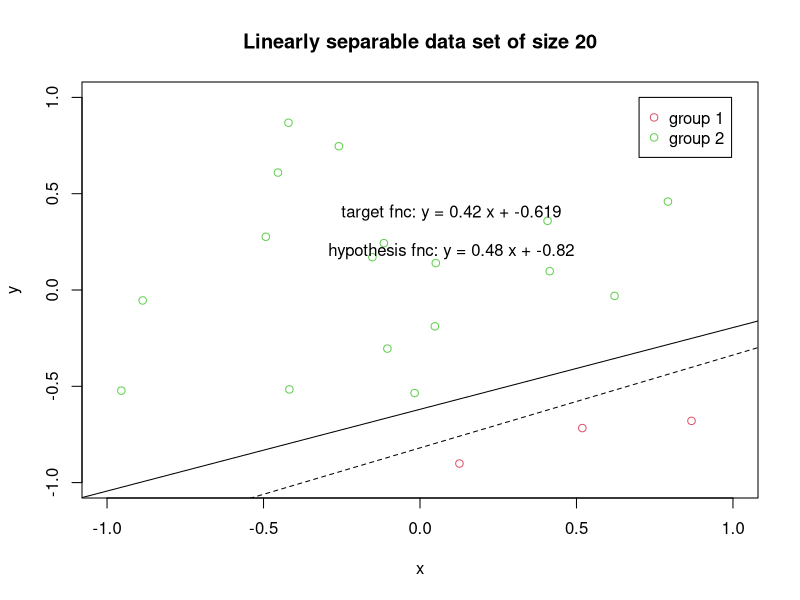
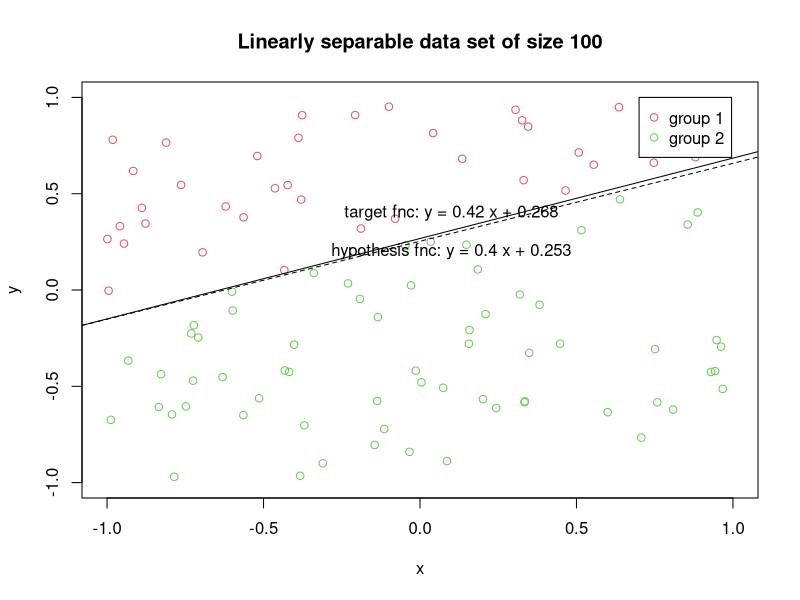
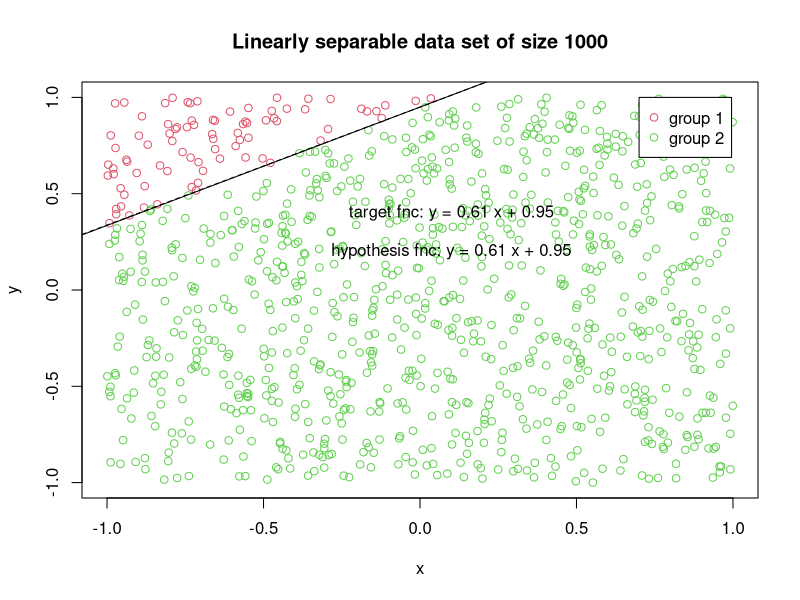
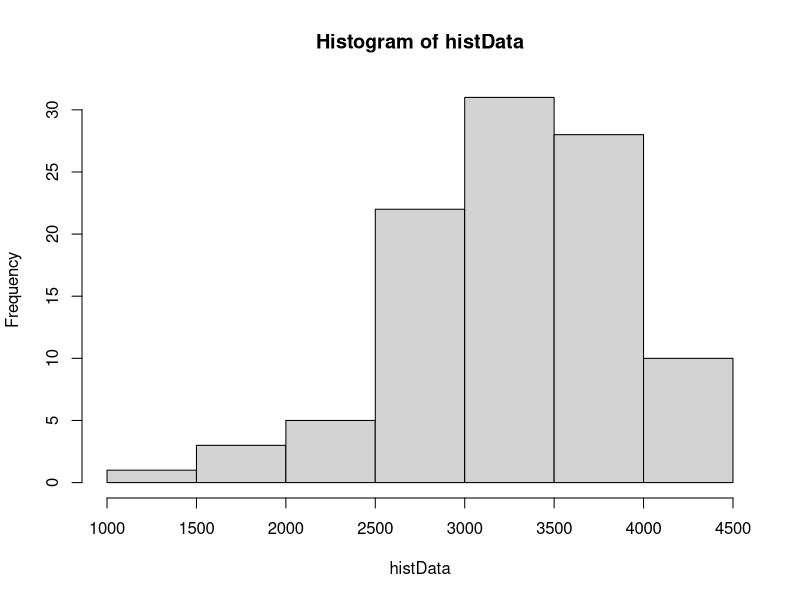
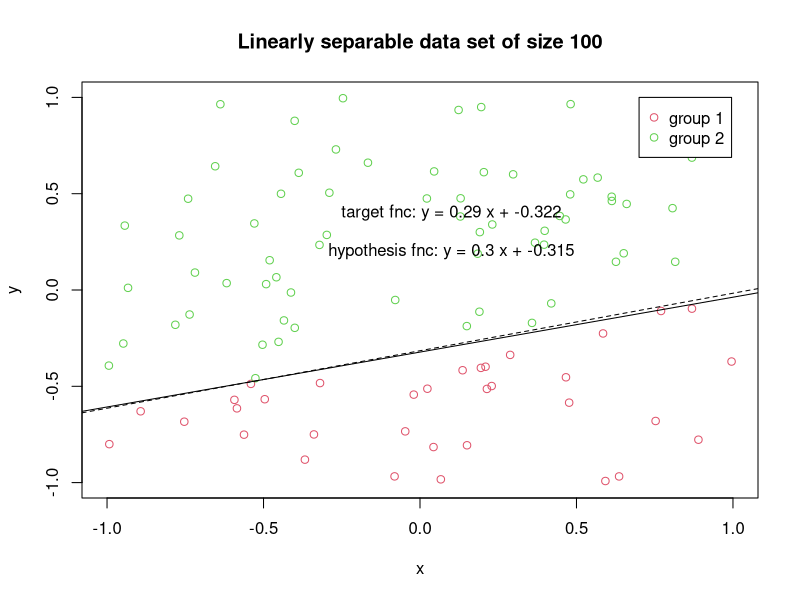
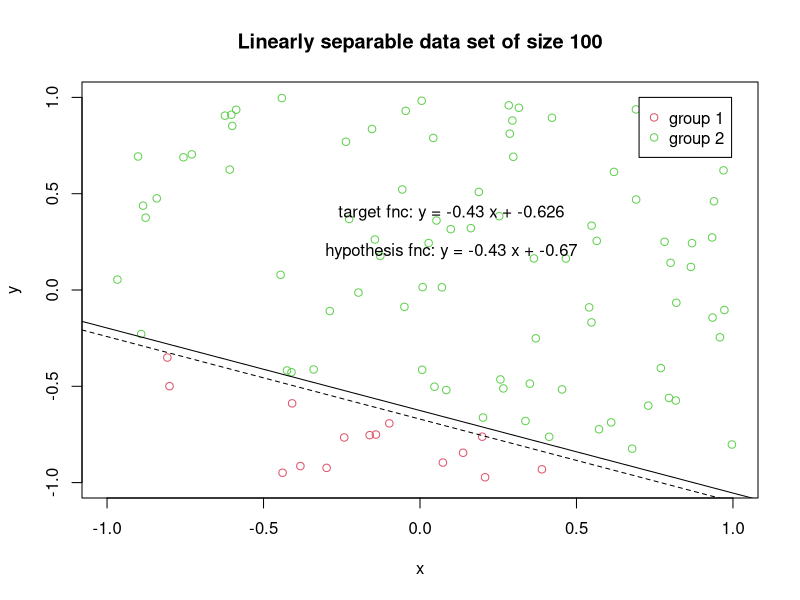
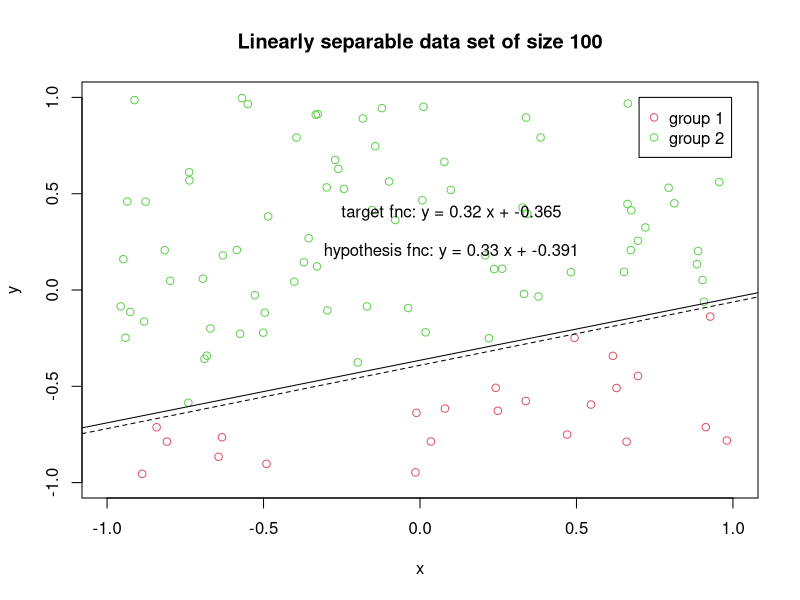
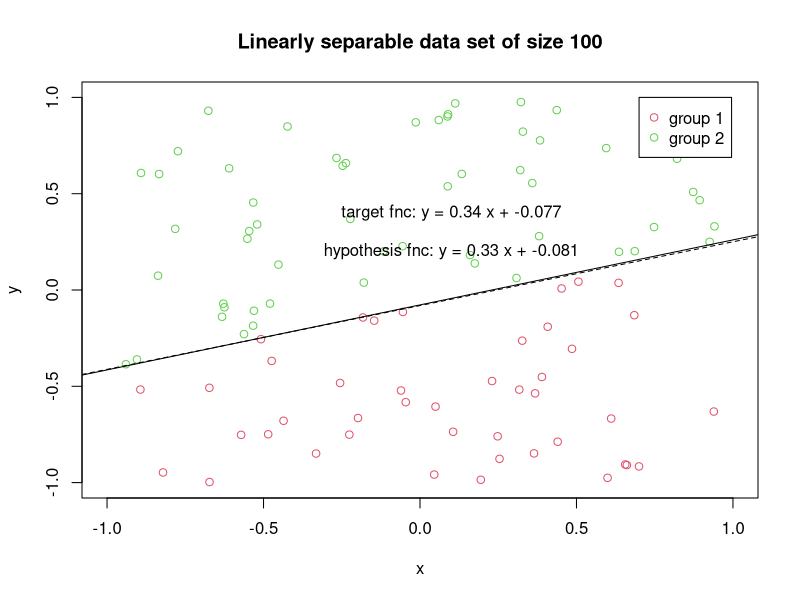

The R source for these figures, in order:
## Wed Apr 2, 2014
############# Problem 1.4 #############
#######################################

# Generating the data
size = 20

setClass(Class="questionSet",
         representation(
             X="matrix",
             m="numeric",
             b="numeric",
             f="numeric",
             classes="numeric"
          )
)

overunder <- function (vector, fLine) {
    #### THIS IS NOT CORRECT
    fhat <- vector %*% fLine + 1
    return (sign(fhat))
}

makeData <- function(size, dim) {
    # random [size] points
    X <- matrix(runif(dim*size, -1, 1), size, dim)

    ## random line
    fLine <- runif(dim, -1, 1)
    ## for 2-D plot, make sure we can see the line in the plot.
    ## i.e. make -1 =< m, b <= 1
    m <- fLine[1]
    b <- fLine[2]
    fLine[1:2] <- c(fLine[1]/fLine[2], -1/fLine[2])

    classes <- apply(X, 1, overunder, fLine=fLine)
    return(new("questionSet",
               X=X,
               m=m,
               b=b,
               f=fLine,
               classes=classes
               ))  
}

# Drawing the data and Perceptron Learning Algorithm
perceptron <- function(size, dim, isChart, partg=1, eta=0) {
    data <- makeData(size, dim)
    # add coordinate x0 = 1
    Xp <- cbind(rep(1,size), data@X)   
    if (eta==0) {
        tvect <- c()
        for (i in 1:partg) {
            # start at w0 = 0
            w <- rep(0,dim + 1)
            t = 0
            matrixSigns <- sign(w %*% t(Xp))
            while ( any( matrixSigns != data@classes) & t <size*10 ) {
                samp <- sample( which( matrixSigns != data@classes), 1)
                y <- data@classes[samp]
                ## update PLA
                w <- w + y * Xp[samp,]
                matrixSigns <- sign(w %*% t(Xp))
                t <- t+1
            }
            tvect[i] <- t
        }
    } else {
        ## Adaline; Adaptive Linear Nueron algorithm for Perceptron Learning.
        w <- rep(0,dim + 1)
        t = 0
        matrixVals <- w %*% t(Xp)
        matrixSigns <- sign(matrixVals)
        while ( any( matrixSigns != data@classes) & t <1000 ) {
            samp <- sample( which( matrixSigns != data@classes), 1)
            y <- data@classes[samp]
            ## is y(t)*rho(t) close enough?
            if (y * matrixVals[samp] <= 1) {
                ## update PLA
                w <- w + eta * (y - matrixVals[samp]) * Xp[samp,]
                matrixSigns <- sign(w %*% t(Xp))
            } ## otherwise, don't update the algorithm
            t <- t+1
        }
        
        ## Error calculations
        errorRate <- sum( which( matrixSigns != data@classes) ) / size
        tvect <- c(t, errorRate)
    }

    # make a chart?
    ## warning: this Chart will not make sense for dim > 2, because it
    ## just draws out the first two dimensions.
    if( isChart == TRUE) {
        # the plot
        plot.new()
        title <- paste("Linearly separable data set of size", size)
        plot(data@X, xlab="x", ylab="y",xlim=c(-1, 1), ylim=c(-1,1), main=title, col=(data@classes / 2 + 2.5))
        abline(a=data@b, b=data@m)
        legend(x=0.7, y=1, legend=c("group 1", "group 2"), pch=1, col=c(2,3))
        targetLineLabel <- paste("target fnc: y =",
                           toString(round(data@m, 2)),
                           "x",
                           "+",
                           toString(round(data@b, 3)))
        text(x=0.1, y=0.4, labels=targetLineLabel)

        g.int <- - w[1] / w[3]
        g.slope <- - w[2] / w[3] 
        gLineLabel <- paste("hypothesis fnc: y =",
                           toString(round(g.slope, 2)),
                           "x",
                           "+",
                           toString(round(g.int, 3)))
        text(x=0.1, y=0.2, labels=gLineLabel)
        abline(a=g.int, b=g.slope, lty=2)
    }
    if( partg==1) {
        if (eta==0) {
            answers <- rbind(c(tvect, rep(NA, dim)), c(1, data@f), w/w[1])
        } else {
            answers <- rbind(c(tvect, rep(NA, dim-1)), c(1, data@f), w/w[1])
        }
    } else {
        answers <- tvect
    }
    return (answers)
}

# part a) and b) c) 
perceptron(20, 2, TRUE)
# Lines both correctly separate the data, but still widely different
# since there are so few data points. Running a bunch of times, takes
# ~5-21 iterations to complete.

# part d)
perceptron(100, 2, TRUE)
# Lines much closer, understandably since there is more data. Takes
# ~18-71 iterations to complete.

# part e)
perceptron(1000, 2, TRUE)
# Lines so close that they are difficult to tell apart visually in the graph. Both slope and intercept are ~ < 0.01 in difference. (~ < 1 %)

## part f)
perceptron(1000, 10, FALSE)
## Ran a few times. Takes ~3000-9000 iterations.

## part g)
## x(t) is already always generated randomly, sampled from the
## list of misclassified points.
histData <- perceptron(1000, 10, FALSE, 100)
hist(histData)
## Mostly it takes ~6000-7000 iterations to converge.

## part h)
## Accuracy increases with number of data points N, decreases with
## number of dimensions d.  Running time increases with number of data
## points N, but increases multiplicatively with number of dimensions
## d.


############# Problem 1.5 #############
#######################################

## part a)
trainingSet <- makeData(100, 2)
testSet <- makeData(10000, 2)
etaPerceptron <- perceptron(100,2,TRUE, 1, eta=100)
## for eta=100, takes ~29-59 iterations

## part b)
perceptron(100,2,TRUE, 1, eta=1)
## takes ~70-90 iterations, where the
## error rate is 0.
## Rarely, maxes 1000 iterations, error rate 0.78.

## part c)
perceptron(100,2,TRUE, 1, eta=0.01)
## takes ~ 7-200 iterations, high variance in number of iterations.
## error rate is 0

## part d)
perceptron(100,2,TRUE, 1, eta=0.0001)
## usually 30-40 iterations, where error rate is 0
## Rarely, between 2-28 iterations, get -Inf. Possibly rounding error.

## part e)
## Generally high variation in number of iterations, though it
## seems that with eta approaching 0, the number of iterations might
## be on average smaller. However, with very small eta (10e-4),
## sometimes it did not converge to a solution with finite weights w.

############# Problem 1.7 #############
#######################################
